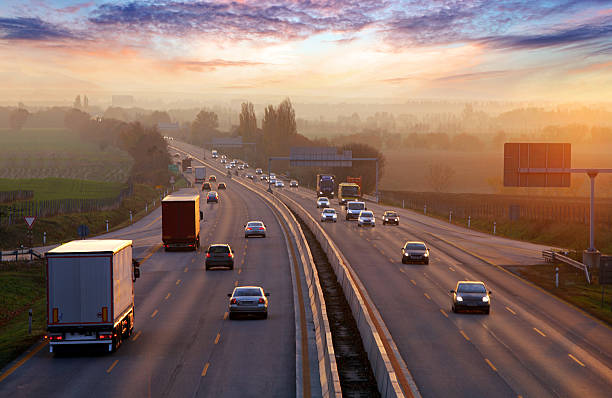
#> input picture images/cars1.jpg, 612 x 398 px, found by its file name
$ python car_ped_track.py
#> lines starting #> are read from the running program, lines starting #| are printed output that depends on the picture; after the words box and inside, x2 and y2 are one past the last pixel; in counts of white or black regions, pixels touching at a corner belong together
import cv2

img = cv2.imread('images/cars1.jpg')
#> img is the input picture: shape (398, 612, 3); mean B, G, R 99.6, 108.9, 134.1
grayscaled_img = cv2.cvtColor(img, cv2.COLOR_BGR2GRAY)
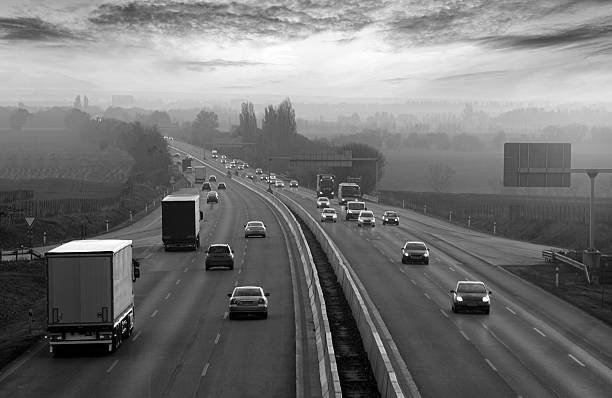
#> grayscaled_img: shape (398, 612); min 0, max 255, mean 115.4
tranied_car_data = cv2.CascadeClassifier('cars.xml')
car_coordinates = tranied_car_data.detectMultiScale(grayscaled_img)
#> car_coordinates = [[236, 210, 39, 39], [393, 231, 47, 47], [439, 268, 65, 65], [214, 272, 68, 68]]
for (x, y, w, h) in car_coordinates:

    cv2.rectangle(img, (x, y), ((x + w), (y+ h)), (0, 255, 0), 2)
#> this loop made 4 passes
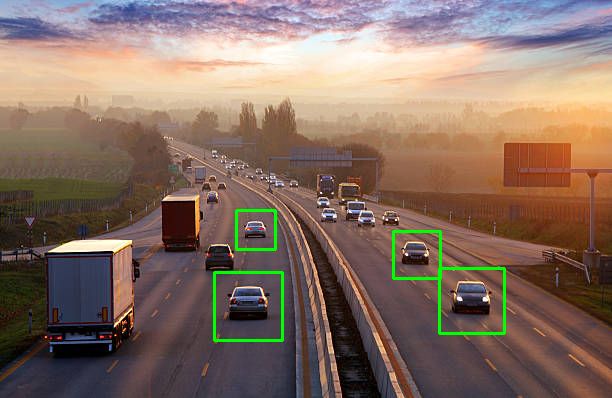
#> img: shape (398, 612, 3); 1.06% of pixels changed, all inside (x1, y1, x2, y2) = (213, 209, 506, 342)
cv2.imshow("Show Image", img)
cv2.waitKey()

$ run again, with images/cars2.jpg copied over images/cars1.jpg
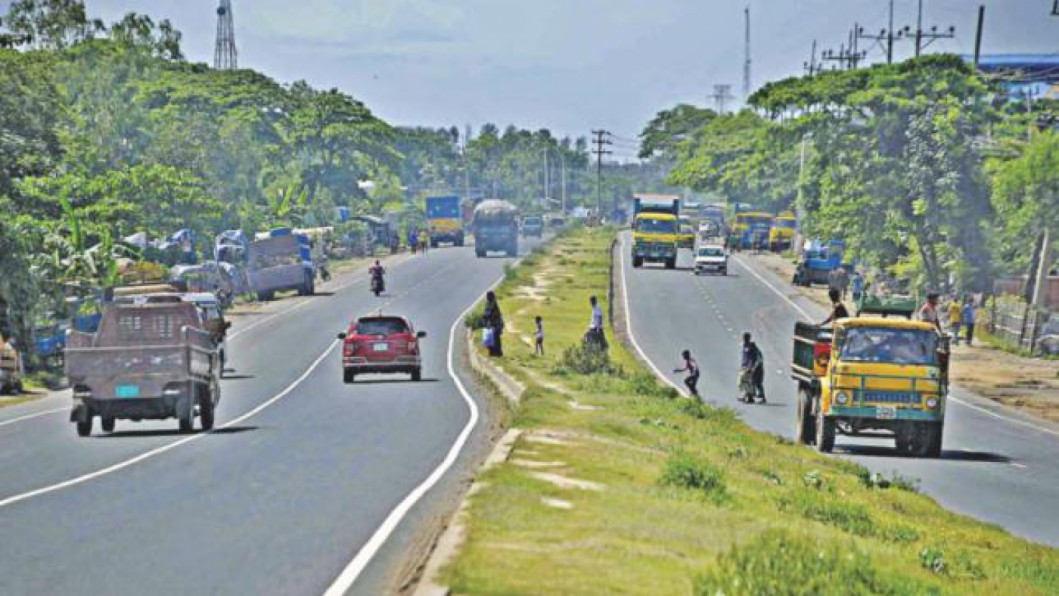
#> input picture images/cars2.jpg, 1059 x 596 px, found by its file name
#> img is the input picture: shape (596, 1059, 3); mean B, G, R 136.9, 150.1, 138.8
#> `grayscaled_img = cv2.cvtColor(img, cv2.COLOR_BGR2GRAY)`:
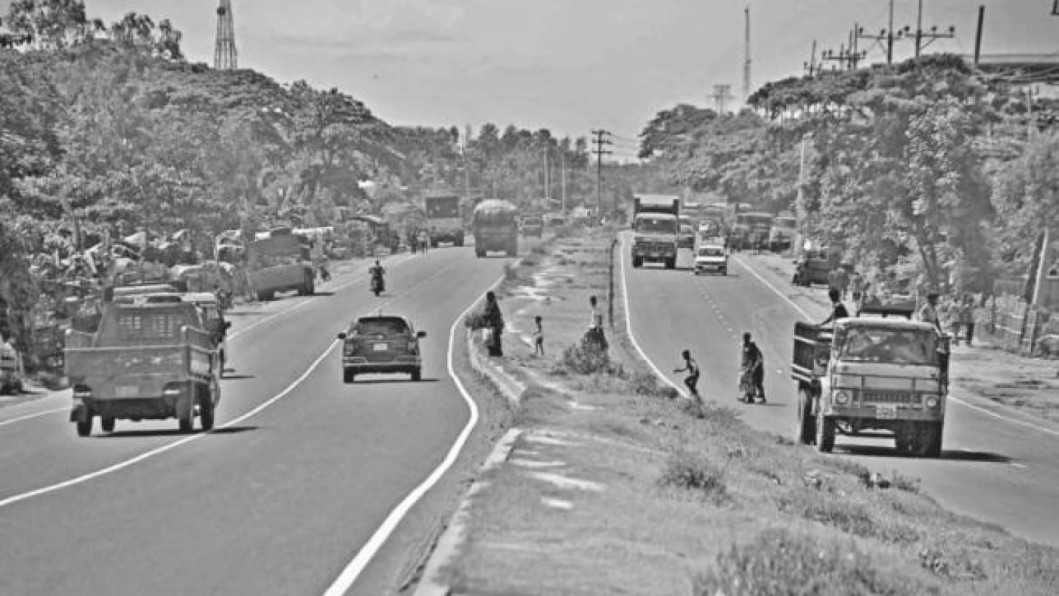
#> grayscaled_img: shape (596, 1059); min 15, max 255, mean 145.2
#> car_coordinates = [[95, 406, 46, 46], [146, 407, 42, 42], [681, 233, 59, 59], [463, 208, 65, 65], [607, 203, 90, 90]]
#> the loop `for (x, y, w, h) in car_coordinates: ` made 5 passes
#> after the loop `for (x, y, w, h) in car_coordinates:`:
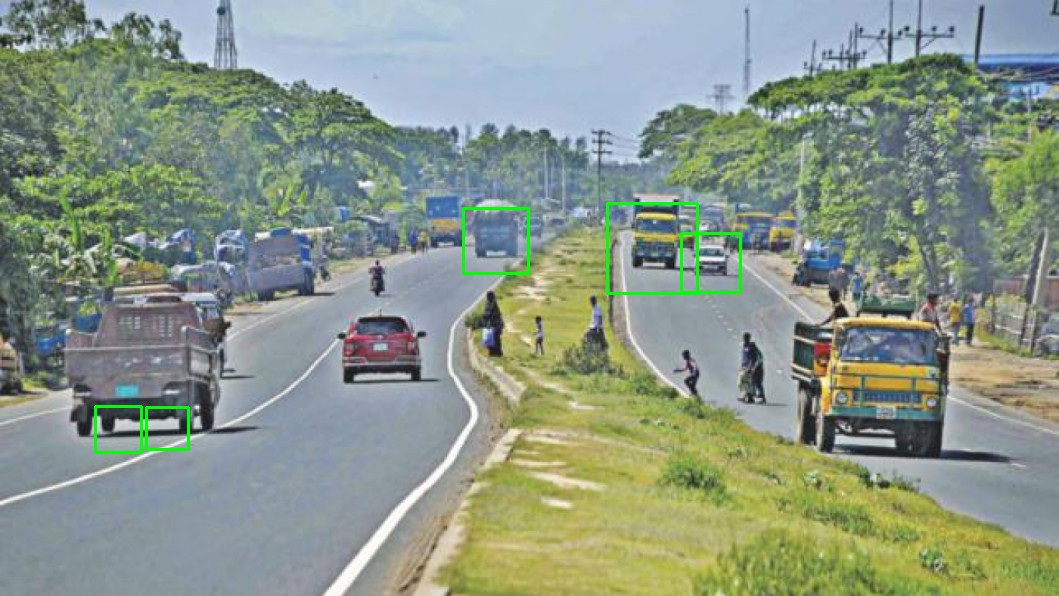
#> img: shape (596, 1059, 3); 0.56% of pixels changed, all inside (x1, y1, x2, y2) = (94, 202, 742, 454)

$ run again, with images/cars3.jpg copied over images/cars1.jpg
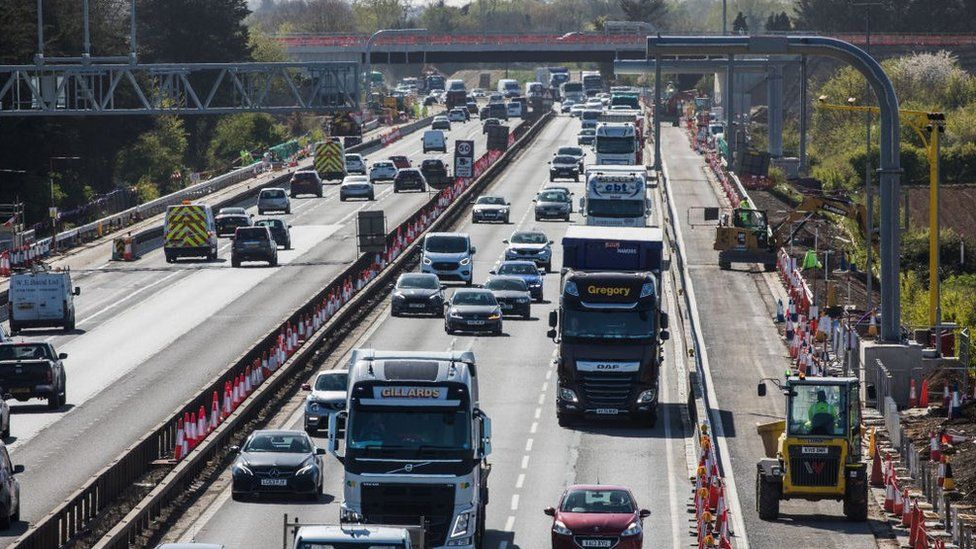
#> input picture images/cars3.jpg, 976 x 549 px, found by its file name
#> img is the input picture: shape (549, 976, 3); mean B, G, R 102.8, 100.4, 99.7
#> `grayscaled_img = cv2.cvtColor(img, cv2.COLOR_BGR2GRAY)`:
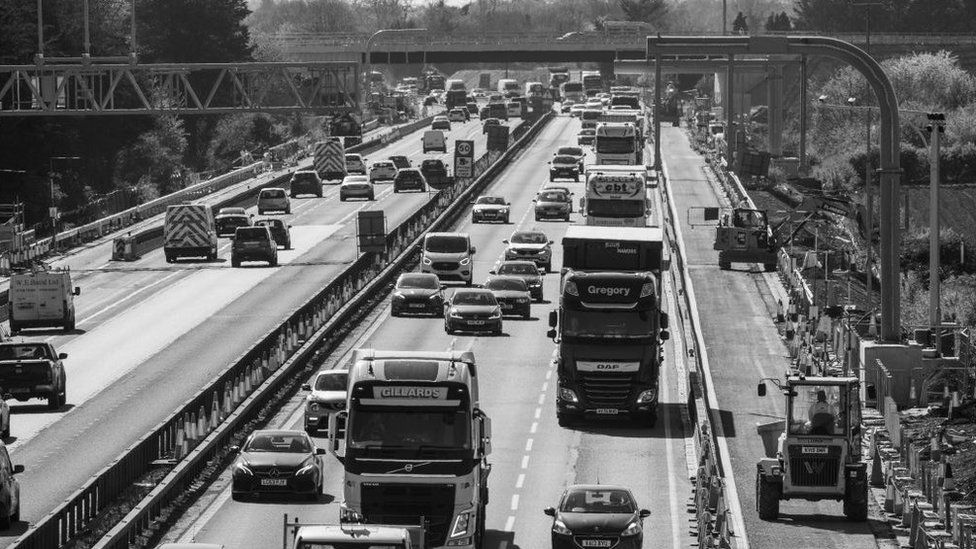
#> grayscaled_img: shape (549, 976); min 0, max 255, mean 100.5
#> car_coordinates = [[645, 82, 45, 45], [386, 157, 48, 48], [462, 183, 58, 58], [2, 384, 44, 44], [328, 160, 56, 56], [522, 180, 56, 56], [584, 108, 60, 60], [217, 204, 66, 66], [374, 256, 86, 86], [566, 136, 99, 99]]
#> the loop `for (x, y, w, h) in car_coordinates: ` made 10 passes
#> after the loop `for (x, y, w, h) in car_coordinates:`:
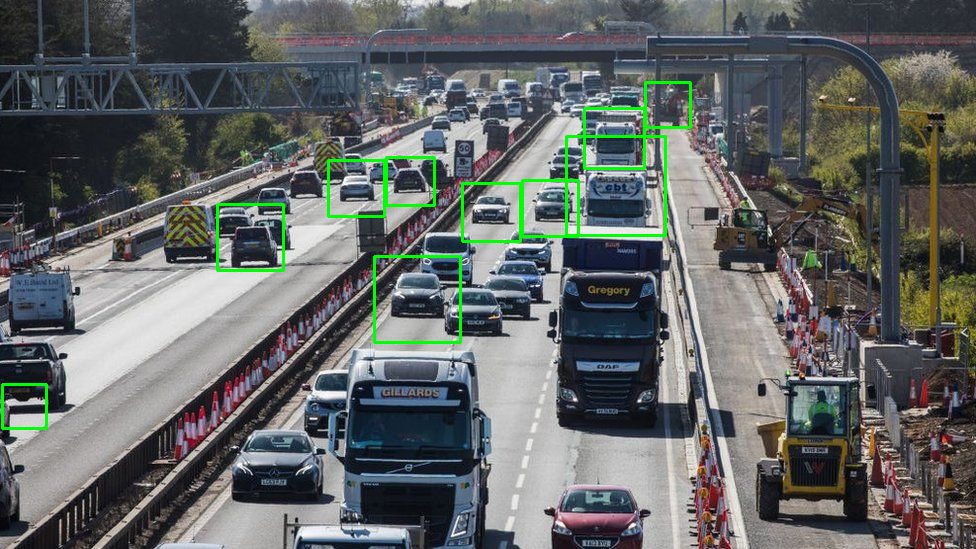
#> img: shape (549, 976, 3); 1.34% of pixels changed, all inside (x1, y1, x2, y2) = (1, 81, 692, 430)

$ run again, with images/RDJ.jpg copied over images/cars1.jpg
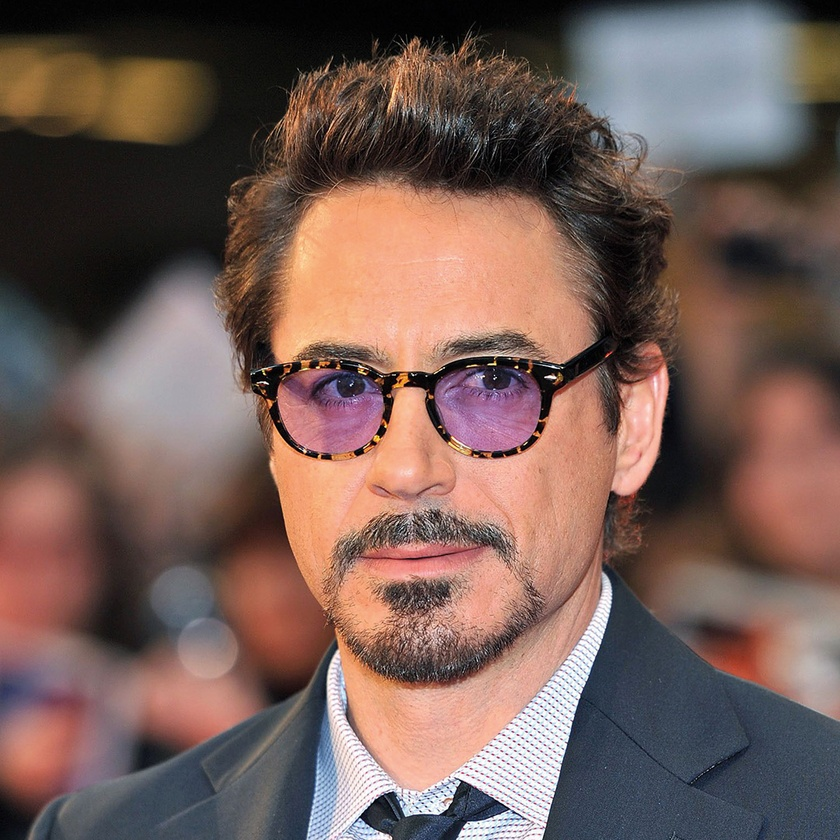
#> input picture images/RDJ.jpg, 840 x 840 px, shrunk from 1080 x 1080 before the run, found by its file name
#> img is the input picture: shape (840, 840, 3); mean B, G, R 87.2, 93.7, 117.6
#> `grayscaled_img = cv2.cvtColor(img, cv2.COLOR_BGR2GRAY)`:
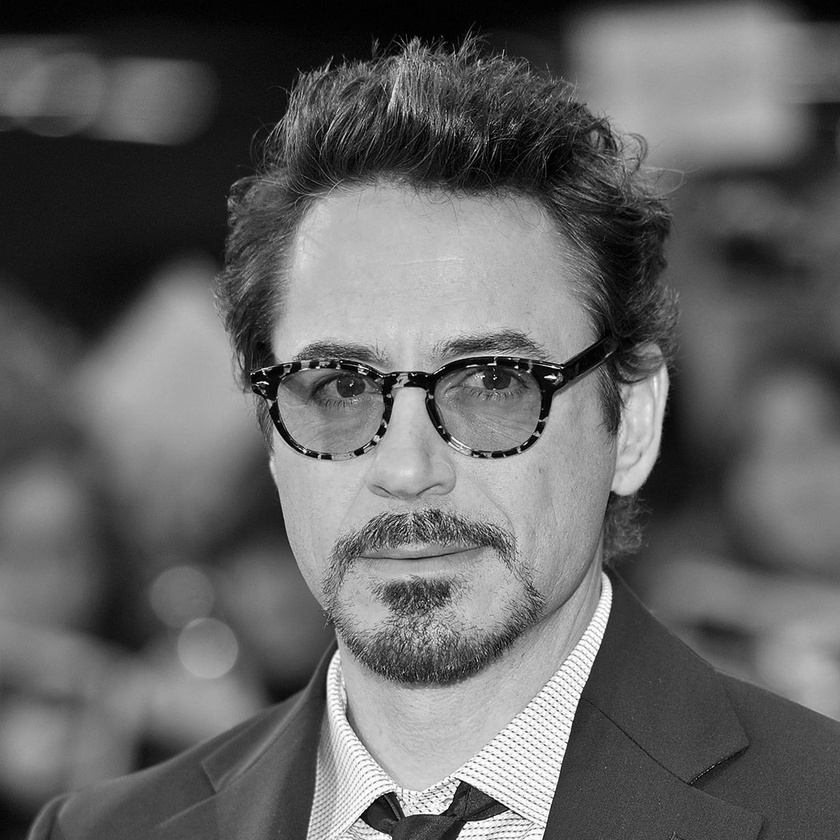
#> grayscaled_img: shape (840, 840); min 0, max 255, mean 100.1
#> car_coordinates = ()
